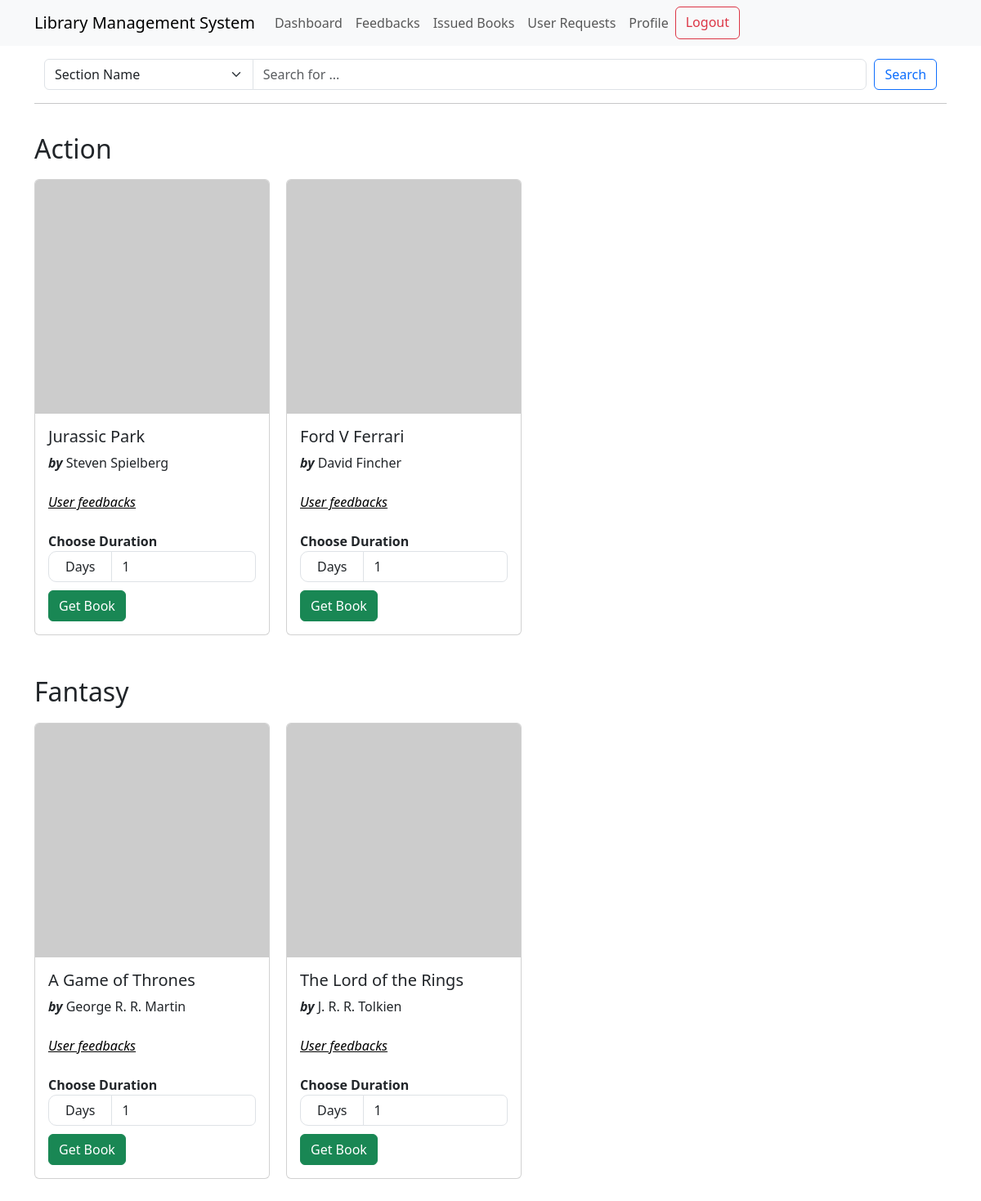
Screenshot of / (signed in) with the database file from the repository.
### models.py (models this page shows)
class Section(db.Model):
    id = db.Column(db.Integer, primary_key=True)
    name = db.Column(db.String(32), nullable=False, unique=True)
    books = db.relationship(
        "Books", backref="section", lazy=True, cascade="all, delete-orphan"
    )

class Books(db.Model):
    id = db.Column(db.Integer, primary_key=True)
    name = db.Column(db.String(64), nullable=False)
    content = db.Column(db.Text, nullable=False)
    author = db.Column(db.String(64), nullable=False)
    date_issued = db.Column(db.Date)  # null as it'll be filled during issuance
    return_date = db.Column(db.Date)  # null as it'll be filled during issuance
    section_id = db.Column(db.Integer, db.ForeignKey("section.id"), nullable=False)
    carts = db.relationship("Cart", backref="book", lazy=True)
    issued = db.relationship(
        "Issued", backref="books", lazy=True, cascade="all, delete-orphan"
    )

### routes.py (the view, shortened to what this page needs)
@app.route("/")
@auth_required
def index():
    sections = Section.query.filter(Section.books.any()).all()
    parameter = request.args.get("parameter")
    query = request.args.get("query")
    parameters = {
        "section_name": "Section Name",
        "book_name": "Book Name",
        "author_name": "Author Name",
    }
    if parameter == "section_name":
        sections = Section.query.filter(Section.name.ilike(f"%{query}%")).all()
    elif parameter == "book_name":
        sections = [
            section
            for section in Section.query.all()
            if any(book for book in section.books if query.lower() in book.name.lower())
        ]
    for section in sections:
        if parameter == "book_name":
            section.books = [
                book for book in section.books if query.lower() in book.name.lower()
            ]
        elif parameter == "author_name":
            section.books = [
                book for book in section.books if query.lower() in book.author.lower()
            ]
    return render_template(
        "index.html",
        sections=sections,
        parameters=parameters,
        query=query,
    )

### routes.py (called while the page is built)
def auth_required(func):
    @wraps(func)
    def inner(*args, **kwargs):
        if "user_id" in session:
            return func(*args, **kwargs)
        else:
            return redirect(url_for("login"))
    return inner

### templates/index.html (shortened to what this page needs)
{% extends "layout.html" %}
{% block content %}
{% if sections|length > 0 %}
{% include "searchbar.html" %}
<hr>
<div class="sections-list">
    {% for section in sections %}
    <h2 style="margin-top: 20px;">{{section.name}}</h2>
    <div class="books" style="margin-bottom: 20px;">
        {% for book in section.books %}
        {% if not param or
        (param == 'book_name' and book_name.lower() in book.name.lower()) or
        (param == 'author_name'and author_name.lower() in book.author.lower()) %}
        <div class="card" style="width: 18rem; margin-left: 0; margin-right: 20px">
            <img src="https://picsum.photos/200/200" class="card-img-top" alt="{{book.name}}">
            <div class="card-body">
                <h5 class="card-title">{{book.name}}</h5>
                <div class="author">
                    <strong><i>by</i> </strong> {{book.author}}
                </div>
                <br>
                <div><a href="{{url_for('show_feedbacks_user', book_id=book.id)}}" style="color: black;"><i><u>User
                                feedbacks</u></i></a>
                </div>
                <br>
                <strong>Choose Duration</strong>
                <form action="{{url_for('add_to_cart', book_id=book.id, duration=duration)}}" class="form"
                    method="POST">
                    <div class="input-group">
                        <label for="duration" class="days">Days</label>
                        <input type="number" name="duration" id="duration" class="form-control" value="1" min="1"
                            style="border-radius: 0px 7px 7px 0px;">
                    </div>
                    <input type="submit" value="Get Book" class="btn btn-success" style="margin-top: 10px;">
                </form>
            </div>
        </div>
        {% endif %}
        {% endfor %}
    </div>
    {% endfor%}
</div>
{% else %}
<h1 class="display-1">No Books in Store Currently</h1>
<hr>
{% endif %}
{% endblock %}

### templates/index.html (style rules this page uses)
.sections-list { display: flex; flex-direction: column; justify-content: left; }
.books { padding: 0; display: flex; flex-wrap: wrap; justify-content: left; }
.card { margin: 10px; }
.days { padding-top: 6px; padding-left: 20px; padding-right: 20px; border-style: solid; border-width: 1px; border-radius: 10px; border-color: #dee2e6; }

### rows the page displays
Section: name "Action"
Books: name "Jurassic Park", author "Steven Spielberg"
Books: name "Ford V Ferrari", author "David Fincher"
Section: name "Fantasy"
Books: name "A Game of Thrones", author "George R. R. Martin"
Books: name "The Lord of the Rings", author "J. R. R. Tolkien"

### other values shown
form field parameter "Section Name"
